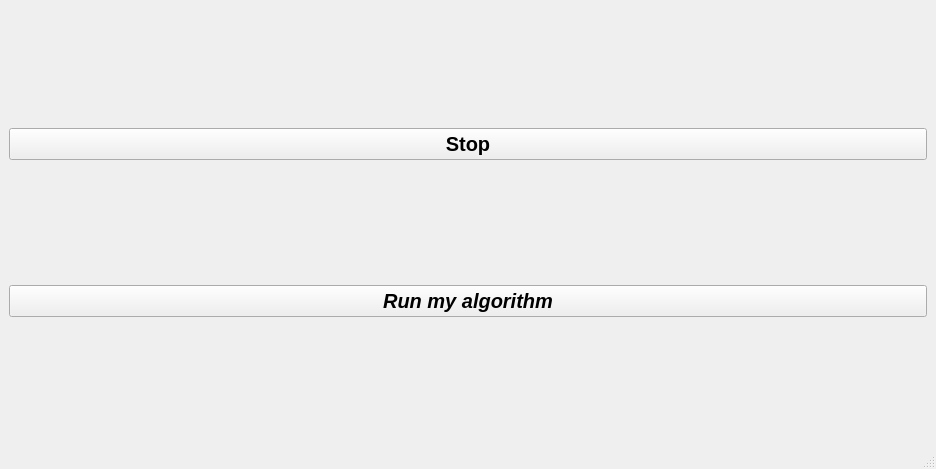
<?xml version="1.0" encoding="UTF-8"?>
<ui version="4.0">
 <class>MainWindow</class>
 <widget class="QMainWindow" name="MainWindow">
  <property name="geometry">
   <rect>
    <x>0</x>
    <y>0</y>
    <width>936</width>
    <height>469</height>
   </rect>
  </property>
  <property name="windowTitle">
   <string>MainWindow</string>
  </property>
  <widget class="QWidget" name="centralwidget">
   <property name="layoutDirection">
    <enum>Qt::RightToLeft</enum>
   </property>
   <layout class="QHBoxLayout" name="horizontalLayout_3">
    <item>
     <layout class="QVBoxLayout" name="verticalLayout_2">
      <item>
       <layout class="QHBoxLayout" name="horizontalLayout_2">
        <item>
         <layout class="QVBoxLayout" name="logoLayout">
          <property name="leftMargin">
           <number>1</number>
          </property>
          <property name="rightMargin">
           <number>0</number>
          </property>
          <item>
           <layout class="QVBoxLayout" name="mapLayout">
            <property name="leftMargin">
             <number>1</number>
            </property>
            <property name="rightMargin">
             <number>0</number>
            </property>
           </layout>
          </item>
         </layout>
        </item>
       </layout>
      </item>
      <item>
       <widget class="QPushButton" name="stopButton">
        <property name="font">
         <font>
          <pointsize>15</pointsize>
          <weight>75</weight>
          <bold>true</bold>
         </font>
        </property>
        <property name="text">
         <string>Stop</string>
        </property>
        <property name="icon">
         <iconset resource="../resources/resources.qrc">
          <normaloff>:/images/stop.png</normaloff>:/images/stop.png</iconset>
        </property>
       </widget>
      </item>
      <item>
       <widget class="QPushButton" name="pushButton">
        <property name="sizePolicy">
         <sizepolicy hsizetype="Minimum" vsizetype="Maximum">
          <horstretch>0</horstretch>
          <verstretch>0</verstretch>
         </sizepolicy>
        </property>
        <property name="font">
         <font>
          <pointsize>15</pointsize>
          <weight>75</weight>
          <italic>true</italic>
          <bold>true</bold>
         </font>
        </property>
        <property name="text">
         <string>Run my algorithm</string>
        </property>
       </widget>
      </item>
     </layout>
    </item>
   </layout>
  </widget>
  <widget class="QMenuBar" name="menubar">
   <property name="geometry">
    <rect>
     <x>0</x>
     <y>0</y>
     <width>936</width>
     <height>22</height>
    </rect>
   </property>
  </widget>
  <widget class="QStatusBar" name="statusbar"/>
 </widget>
 <resources>
  <include location="../resources/resources.qrc"/>
 </resources>
 <connections/>
</ui>
